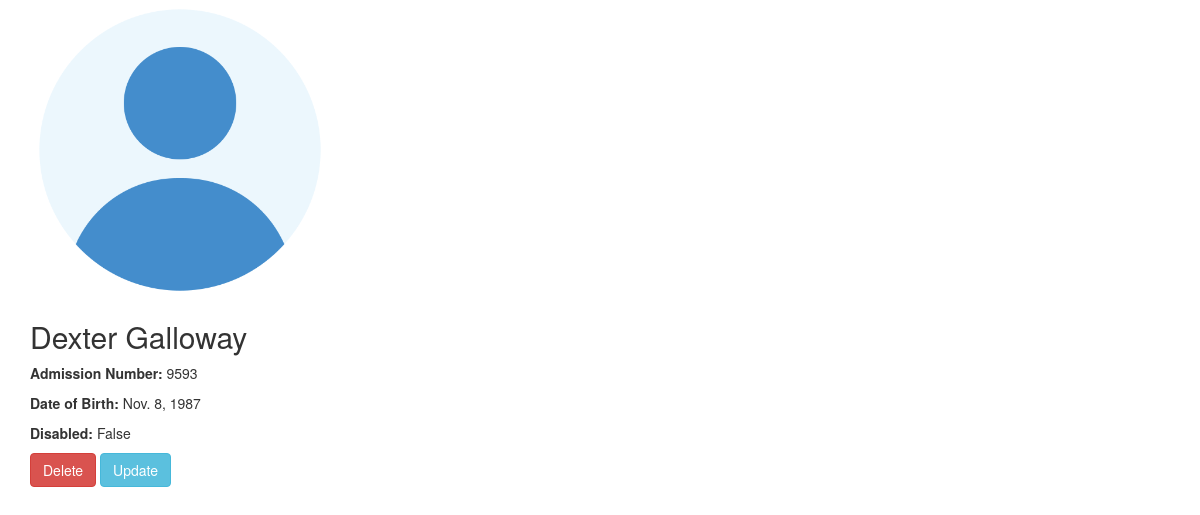
/student_details/10/ (signed in), run on the app's committed database.
### mainapp/models.py (models this page shows, shortened)
class Student(models.Model):
    name= models.CharField(max_length=100)
    adm_no= models.IntegerField(unique=True)
    dob = models.DateField(null=True)
    profile_picture = models.ImageField(upload_to=unique_img_name, null=True, default='students/students.png')
    disabled = models.BooleanField(default=False)

### mainapp/views.py (the view)
# urls.py: path('student_details/<int:student_id>/', views.student_details, name='student_details'),
@login_required
def student_details(request, student_id):
    student = Student.objects.get(pk=student_id)
    return render(request, 'student_details.html', {'student':student})

### mainapp/templates/student_details.html (shortened to what this page needs)
<!DOCTYPE html>
<html lang="en">
<head>
    <link rel="stylesheet" href="https://maxcdn.bootstrapcdn.com/bootstrap/3.4.1/css/bootstrap.min.css">
</head>
<body>
    <div class="container d-flex justify-content-center align-items-center" style="min-height: 100vh;">
        <div class="row justify-content-center">
            <div class="col-sm-8 col-md-6">
                <div class="card">
                    {% if student.profile_picture %}
                    <img src="{{ student.profile_picture.url }}" height="300" width="300" alt="">
                {% endif %}
                    <div class="card-body">
                        <h2 class="card-title">{{ student.name }}</h2>
                        <p class="card-text"><strong>Admission Number:</strong> {{ student.adm_no }}</p>
                        <p class="card-text"><strong>Date of Birth:</strong> {{ student.dob }}</p>
                        <p class="card-text"><strong>Disabled:</strong> {{ student.disabled }}</p>
                        <a href="{% url 'delete_student' student.id %}" class="btn btn-danger w-100">Delete</a>
                        <a href="{% url 'update_student' student.id %}" class="btn btn-info w-100">Update</a>
                    </div>
                </div>
            </div>
        </div>
    </div>
</body>
</html>

### data on the page
Student: profile_picture (picture), name "Dexter Galloway", adm_no "9593", dob "Nov. 8, 1987", disabled "False"
